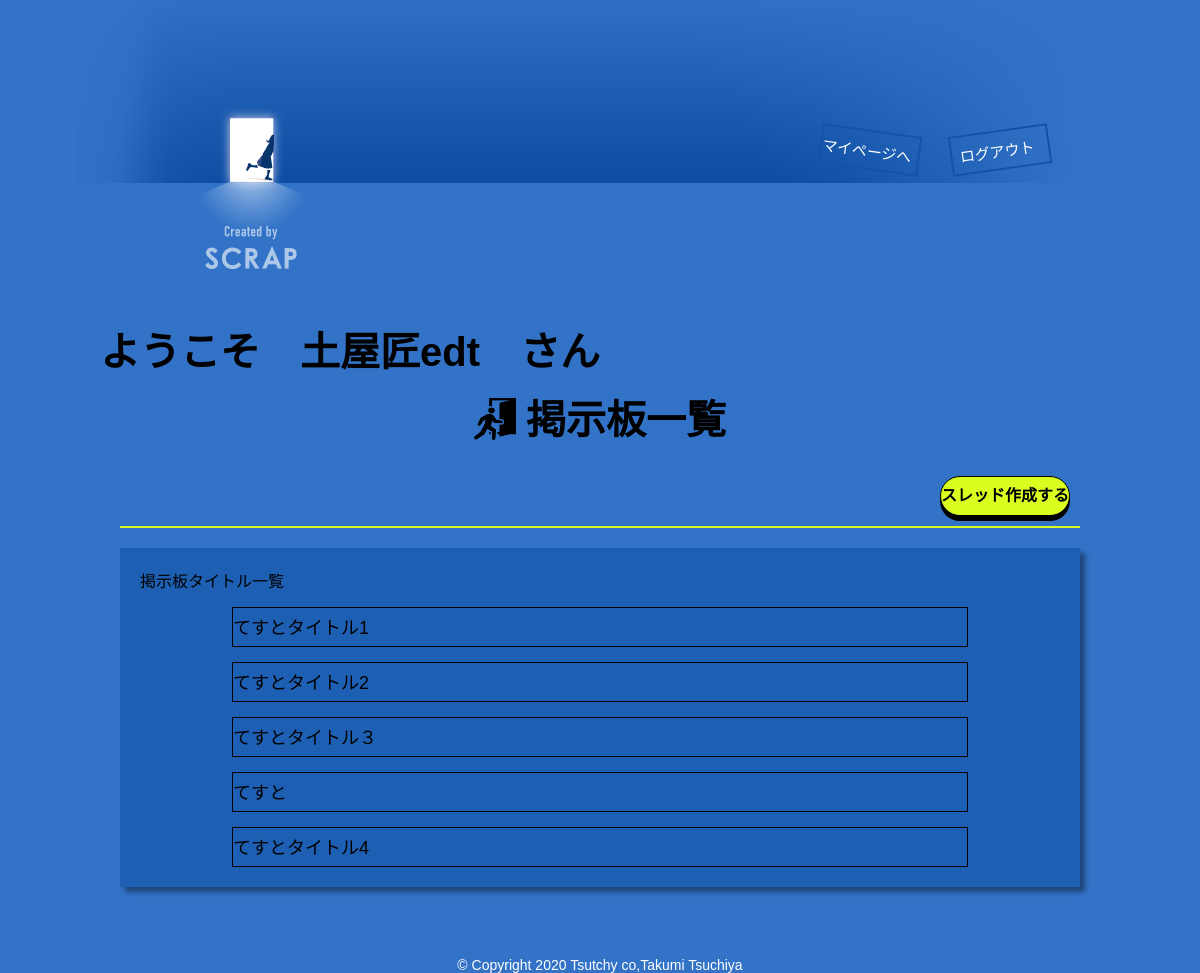
The page /php/home.php (signed in) on the database its author committed.
### tables this page shows
CREATE TABLE `users` (
  `id` int(11) NOT NULL,
  `user` varchar(50) NOT NULL,
  `name` varchar(50) NOT NULL,
  `mail` varchar(255) NOT NULL,
  `pass` varchar(50) NOT NULL,
  `address` varchar(50) NOT NULL,
  `role` int(11) NOT NULL DEFAULT '0' COMMENT '0.一般ユーザ 1.管理ユーザ',
  `user_status` int(11) NOT NULL DEFAULT '0' COMMENT '0:利用中　1:アカウントロック',
  `created` datetime DEFAULT NULL,
  `updated` datetime DEFAULT NULL
);

CREATE TABLE `threads` (
  `id` int(11) NOT NULL,
  `title` varchar(255) NOT NULL,
  `contents` text NOT NULL,
  `user_id` int(11) NOT NULL,
  `thr_status` int(11) NOT NULL DEFAULT '0' COMMENT '0:投稿可能 1:投稿不可',
  `created` datetime DEFAULT NULL
);

### config/config.php (called while the page is built)
<?php
$dbname = 'php_escape';
$host = 'localhost';
$user = 'root';
$pass = 'root';
?>

### model/DB.php (called while the page is built, shortened)
<?php
class DB{
  private $host;
  private $dbname;
  private $user;
  private $pass;
  function __construct($host, $dbname, $user, $pass) {
    $this->host = $host;
    $this->dbname = $dbname;
    $this->user = $user;
    $this->pass = $pass;
  }
  public function connectDb() {
    $this->connect = new PDO('mysql:host='.$this->host.';dbname='.$this->dbname, $this->user, $this->pass);
  }
}
?>

### model/Chat.php (called while the page is built, shortened)
<?php
require_once("DB.php");
class Chat extends DB {
  public function findById($id){
    $sql = "SELECT * FROM users WHERE id = :id";
    $stmt = $this->connect->prepare($sql);
    $params = array(':id' => $id);
    $stmt->execute($params);
    $result = $stmt->fetch();
    return $result;
  }
  public function thrFind() {
    $sql = 'SELECT * FROM threads WHERE thr_status = 0';
    $stmt = $this->connect->prepare($sql);
    $stmt->execute();
    $result = $stmt->fetchAll();
    return $result;
  }
}
?>

### php/home.php (the view, shortened to what this page needs)
<?php
require_once("../config/config.php");
require_once("../model/Chat.php");
try {
  $chat = new Chat($host, $dbname, $user, $pass);
  $chat->connectDb();
  if(!isset($_SESSION['User'])) {
    header('location: login.php');
    exit;
  } else {
    $myUserId = $_SESSION['User']['id'];
    $userName = $chat->findById($myUserId);
    $thrFindAll = $chat->thrFind();
  }
} catch (PDOException $e) {
    print "エラー!: " . $e->getMessage() . "<br/gt;";
}
?>
<!DOCTYPE html>
<html lang="ja">
<head>
  <link rel="stylesheet" type="text/css" href="../css/home.css">
  <link rel="stylesheet" type="text/css" href="../css/base.css">
</head>
<body class="home">
<header>
  <div class="header_btn" id="header_1">
    <a href="mypage.php">マイページへ</a>
  </div>
  <div class="header_btn" id="header_2">
      <a href="?logout=1">ログアウト</a>
  </div>
</header>
<div id="wrapper">
  <div class="text">
    <p>ようこそ　<?php print(htmlspecialchars($userName['name'],ENT_QUOTES)) ?>　さん</p>
    <div class="main">
      <img id="join_logo" src="../img/join.png" alt="脱出ロゴ">
      <p>掲示板一覧</p>
    </div>
  </div>
  <div class="board_top">
      <div class="done_btn">
        <a href="thread.php">スレッド作成する</a>
      </div>
  </div>
  <div class="bulletin_area">
    <p> 掲示板タイトル一覧</p>
    <?php foreach($thrFindAll as $thrFind) { ?>
    <div class="thread top">
      <div class="thread_title ">
        <p><?php print(htmlspecialchars($thrFind['title'],ENT_QUOTES)) ?></p>
      </div>
    </div>
    <?php } ?>
  </div>
</div>
<?php
  require ("../model/footer.php");
?>
</body>
</html>

### css/home.css (style rules this page uses)
.board_top { width: 80%; margin: 0 auto; padding: 10px; border-bottom: 2px solid #D9FF21; display: flex; justify-content: flex-end; }
.bulletin_area { padding: 20px; margin: 20px auto; background-color: #1d5fb3; width: 80%; box-shadow: 5px 5px 5px rgba(0, 0, 0, 0.4); }
.thread { width: 80%; margin: 15px auto 0; }
.thread_title { height: 40px; border: solid 1px #000; }
.thread_title p { font-size: 18px; line-height: 40px; }
.done_btn { display: block; height: 40px; border: solid 1px #000; border-radius: 35px; box-shadow: 0 5px; background-color:#D9FF21 }
.done_btn a { padding-top: 5px; text-decoration: none; text-align: center; display: block; color: #000000; font-weight: bold; }

### css/base.css (style rules this page uses)
body, h1, h2, h3, h4, h5, h6, p, address, ul, ol, li, dl, dt, dd, img, form, table, tr, th, td { margin: 0; padding: 0; border: none; font-style: normal; font-weight: normal; font-size: 100%; text-align: left; list-style-type: none; border-collapse: collapse; }
img { border-style: none; display: block; }
a { text-decoration: none; }
body { background-color: #3273c7; font-family:'ヒラギノ角ゴ Pro W3','Hiragino Kaku Gothic Pro','メイリオ',Meiryo,'ＭＳ Ｐゴシック',sans-serif; }
body.home { background: url(../img/home.png) no-repeat #3273c7; background-position: top; }
* { -webkit-box-sizing: border-box; -moz-box-sizing: border-box; -o-box-sizing: border-box; -ms-box-sizing: border-box; box-sizing: border-box; }
header { margin: 130px auto 0; width: 80%; display: flex; justify-content: flex-end; }
.header_btn { border: solid 2px #1253a8 ; background-color: transparent; height: 40px; width: 100px; margin-right: 30px; }
.header_btn a { display: block; height: 40px; width: 90px; font-size: 15px; color: #ffffff; text-align: center; line-height: 40px; }
#header_1 { transform: rotate(8deg); }
#header_2 { transform: rotate(-8deg); }
#wrapper { margin: 0 auto; background-color: #3273c7; position: relative; }
.text { width: 1000px; margin: 150px auto 10px; }
.text p { padding-bottom: 10px; font-size: 40px; font-weight: bold; }
.main { display: flex; justify-content: center; }
#join_logo { margin: 10px 10px 0 0; width: 42px; height: 42px; }
.done_btn { display: block; height: 40px; border: solid 1px #000; border-radius: 35px; box-shadow: 0 5px; background-color:#D9FF21 }
.done_btn a { padding-top: 5px; text-decoration: none; text-align: center; display: block; color: #000000; font-weight: bold; }

### rows shown on the page
users: name "土屋匠edt"
threads: title "てすとタイトル1"
threads: title "てすとタイトル2"
threads: title "てすとタイトル３"
threads: title "てすと"
threads: title "てすとタイトル4"
